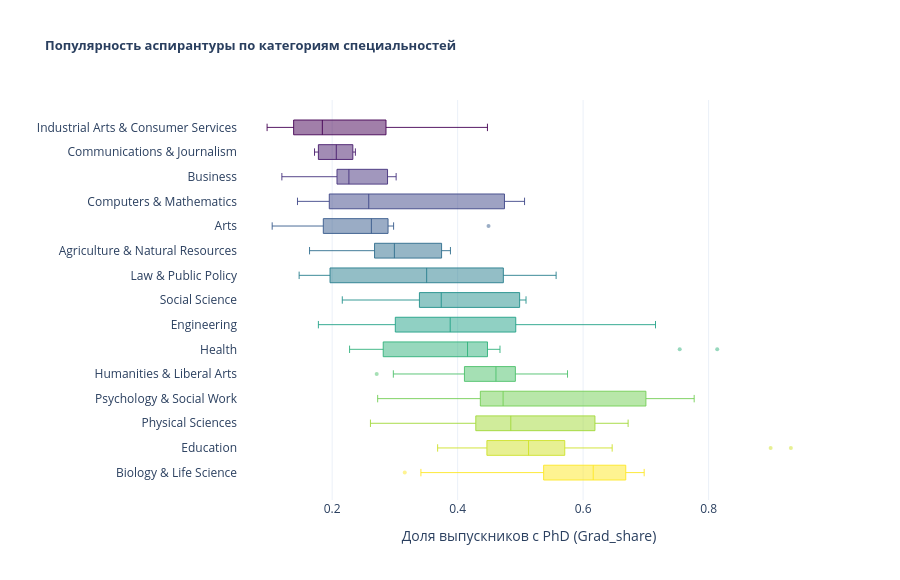

The notebook cell this image was saved under:
### Markdown cell above
$H_0$ — медианные значения `PhD_popularity` по группам `Major_category` не различаются;  
$H_1$ — `PhD_popularity` по группам `Major_category` различаются.

### Code cell
order = (
    df.groupby("Major_category", observed=True)["Grad_share"]
    .median()
    .sort_values(ascending=True)
    .index.tolist()
)

colors = pc.sample_colorscale("Viridis", len(order))
color_map = dict(zip(order, colors))

fig = px.box(
    df,
    y="Major_category",
    x="Grad_share",
    color="Major_category",
    category_orders={"Major_category": order},
    color_discrete_map=color_map,
    labels={
        "Grad_share": "Доля выпускников с PhD (Grad_share)",
        "Major_category": "",
    },
    title="<b>Популярность аспирантуры по категориям специальностей</b>",
    template="plotly_white",
)
fig.update_traces(
    boxpoints="outliers",
    marker=dict(size=4, opacity=0.5),
    line=dict(width=0.9),
    width=0.6,
)
fig.update_layout(
    showlegend=False,
    title_font_size=13,
    width=900,
    height=580,
)
fig.show()

### Figure 1 — Plotly figure (JSON) as saved in the notebook; plotly's stock layout.template omitted (floating-point values rounded to 4 significant figures)
{"data": [{"alignmentgroup": "True", "boxpoints": "outliers", "hovertemplate": "=%{y}<br>Доля выпускников с PhD (Grad_share)=%{x}<extra></extra>", "legendgroup": "Industrial Arts & Consumer Services", "line": {"width": 0.9}, "marker": {"color": "rgb(68, 1, 84)", "opacity": 0.5, "size": 4}, "name": "Industrial Arts & Consumer Services", "notched": false, "offsetgroup": "Industrial Arts & Consumer Services", "orientation": "h", "showlegend": true, "type": "box", "width": 0.6, "x": [0.09632, 0.1259, 0.1768, 0.1844, 0.2824, 0.287, 0.4475], "x0": " ", "xaxis": "x", "y": ["Industrial Arts & Consumer Services", "Industrial Arts & Consumer Services", "Industrial Arts & Consumer Services", "Industrial Arts & Consumer Services", "Industrial Arts & Consumer Services", "Industrial Arts & Consumer Services", "Industrial Arts & Consumer Services"], "y0": " ", "yaxis": "y"}, {"alignmentgroup": "True", "boxpoints": "outliers", "hovertemplate": "=%{y}<br>Доля выпускников с PhD (Grad_share)=%{x}<extra></extra>", "legendgroup": "Communications & Journalism", "line": {"width": 0.9}, "marker": {"color": "rgb(71, 26, 107)", "opacity": 0.5, "size": 4}, "name": "Communications & Journalism", "notched": false, "offsetgroup": "Communications & Journalism", "orientation": "h", "showlegend": true, "type": "box", "width": 0.6, "x": [0.1719, 0.1842, 0.2289, 0.237], "x0": " ", "xaxis": "x", "y": ["Communications & Journalism", "Communications & Journalism", "Communications & Journalism", "Communications & Journalism"], "y0": " ", "yaxis": "y"}, {"alignmentgroup": "True", "boxpoints": "outliers", "hovertemplate": "=%{y}<br>Доля выпускников с PhD (Grad_share)=%{x}<extra></extra>", "legendgroup": "Business", "line": {"width": 0.9}, "marker": {"color": "rgb(69, 49, 125)", "opacity": 0.5, "size": 4}, "name": "Business", "notched": false, "offsetgroup": "Business", "orientation": "h", "showlegend": true, "type": "box", "width": 0.6, "x": [0.1198, 0.1565, 0.1905, 0.2135, 0.2185, 0.2244, 0.2267, 0.2361, 0.2501, 0.288, 0.2893, 0.2925, 0.302], "x0": " ", "xaxis": "x", "y": ["Business", "Business", "Business", "Business", "Business", "Business", "Business", "Business", "Business", "Business", "Business", "Business", "Business"], "y0": " ", "yaxis": "y"}, {"alignmentgroup": "True", "boxpoints": "outliers", "hovertemplate": "=%{y}<br>Доля выпускников с PhD (Grad_share)=%{x}<extra></extra>", "legendgroup": "Computers & Mathematics", "line": {"width": 0.9}, "marker": {"color": "rgb(63, 71, 136)", "opacity": 0.5, "size": 4}, "name": "Computers & Mathematics", "notched": false, "offsetgroup": "Computers & Mathematics", "orientation": "h", "showlegend": true, "type": "box", "width": 0.6, "x": [0.1448, 0.1654, 0.1863, 0.2229, 0.228, 0.2583, 0.3049, 0.4074, 0.4971, 0.4973, 0.5067], "x0": " ", "xaxis": "x", "y": ["Computers & Mathematics", "Computers & Mathematics", "Computers & Mathematics", "Computers & Mathematics", "Computers & Mathematics", "Computers & Mathematics", "Computers & Mathematics", "Computers & Mathematics", "Computers & Mathematics", "Computers & Mathematics", "Computers & Mathematics"], "y0": " ", "yaxis": "y"}, {"alignmentgroup": "True", "boxpoints": "outliers", "hovertemplate": "=%{y}<br>Доля выпускников с PhD (Grad_share)=%{x}<extra></extra>", "legendgroup": "Arts", "line": {"width": 0.9}, "marker": {"color": "rgb(55, 91, 140)", "opacity": 0.5, "size": 4}, "name": "Arts", "notched": false, "offsetgroup": "Arts", "orientation": "h", "showlegend": true, "type": "box", "width": 0.6, "x": [0.1044, 0.1743, 0.1974, 0.2511, 0.274, 0.2802, 0.2979, 0.4492], "x0": " ", "xaxis": "x", "y": ["Arts", "Arts", "Arts", "Arts", "Arts", "Arts", "Arts", "Arts"], "y0": " ", "yaxis": "y"}, {"alignmentgroup": "True", "boxpoints": "outliers", "hovertemplate": "=%{y}<br>Доля выпускников с PhD (Grad_share)=%{x}<extra></extra>", "legendgroup": "Agriculture & Natural Resources", "line": {"width": 0.9}, "marker": {"color": "rgb(47, 110, 142)", "opacity": 0.5, "size": 4}, "name": "Agriculture & Natural Resources", "notched": false, "offsetgroup": "Agriculture & Natural Resources", "orientation": "h", "showlegend": true, "type": "box", "width": 0.6, "x": [0.164, 0.2633, 0.2676, 0.2758, 0.2891, 0.3093, 0.3482, 0.3744, 0.3834, 0.3885], "x0": " ", "xaxis": "x", "y": ["Agriculture & Natural Resources", "Agriculture & Natural Resources", "Agriculture & Natural Resources", "Agriculture & Natural Resources", "Agriculture & Natural Resources", "Agriculture & Natural Resources", "Agriculture & Natural Resources", "Agriculture & Natural Resources", "Agriculture & Natural Resources", "Agriculture & Natural Resources"], "y0": " ", "yaxis": "y"}, {"alignmentgroup": "True", "boxpoints": "outliers", "hovertemplate": "=%{y}<br>Доля выпускников с PhD (Grad_share)=%{x}<extra></extra>", "legendgroup": "Law & Public Policy", "line": {"width": 0.9}, "marker": {"color": "rgb(40, 126, 142)", "opacity": 0.5, "size": 4}, "name": "Law & Public Policy", "notched": false, "offsetgroup": "Law & Public Policy", "orientation": "h", "showlegend": true, "type": "box", "width": 0.6, "x": [0.1474, 0.213, 0.3506, 0.4448, 0.557], "x0": " ", "xaxis": "x", "y": ["Law & Public Policy", "Law & Public Policy", "Law & Public Policy", "Law & Public Policy", "Law & Public Policy"], "y0": " ", "yaxis": "y"}, {"alignmentgroup": "True", "boxpoints": "outliers", "hovertemplate": "=%{y}<br>Доля выпускников с PhD (Grad_share)=%{x}<extra></extra>", "legendgroup": "Social Science", "line": {"width": 0.9}, "marker": {"color": "rgb(34, 144, 140)", "opacity": 0.5, "size": 4}, "name": "Social Science", "notched": false, "offsetgroup": "Social Science", "orientation": "h", "showlegend": true, "type": "box", "width": 0.6, "x": [0.2162, 0.3241, 0.3441, 0.3703, 0.3739, 0.4249, 0.4959, 0.5077, 0.509], "x0": " ", "xaxis": "x", "y": ["Social Science", "Social Science", "Social Science", "Social Science", "Social Science", "Social Science", "Social Science", "Social Science", "Social Science"], "y0": " ", "yaxis": "y"}, {"alignmentgroup": "True", "boxpoints": "outliers", "hovertemplate": "=%{y}<br>Доля выпускников с PhD (Grad_share)=%{x}<extra></extra>", "legendgroup": "Engineering", "line": {"width": 0.9}, "marker": {"color": "rgb(34, 162, 135)", "opacity": 0.5, "size": 4}, "name": "Engineering", "notched": false, "offsetgroup": "Engineering", "orientation": "h", "showlegend": true, "type": "box", "width": 0.6, "x": [0.178, 0.1965, 0.197, 0.2365, 0.2457, 0.259, 0.2881, 0.3048, 0.3272, 0.3465, 0.3573, 0.3674, 0.3676, 0.3677, 0.3881, 0.3978, 0.3987, 0.4067, 0.428, 0.4296, 0.4583, 0.4924, 0.4934, 0.5162, 0.521, 0.5336, 0.5477, 0.6419, 0.7154], "x0": " ", "xaxis": "x", "y": ["Engineering", "Engineering", "Engineering", "Engineering", "Engineering", "Engineering", "Engineering", "Engineering", "Engineering", "Engineering", "Engineering", "Engineering", "Engineering", "Engineering", "Engineering", "Engineering", "Engineering", "Engineering", "Engineering", "Engineering", "Engineering", "Engineering", "Engineering", "Engineering", "Engineering", "Engineering", "Engineering", "Engineering", "Engineering"], "y0": " ", "yaxis": "y"}, {"alignmentgroup": "True", "boxpoints": "outliers", "hovertemplate": "=%{y}<br>Доля выпускников с PhD (Grad_share)=%{x}<extra></extra>", "legendgroup": "Health", "line": {"width": 0.9}, "marker": {"color": "rgb(48, 178, 124)", "opacity": 0.5, "size": 4}, "name": "Health", "notched": false, "offsetgroup": "Health", "orientation": "h", "showlegend": true, "type": "box", "width": 0.6, "x": [0.2278, 0.238, 0.2537, 0.309, 0.3774, 0.4153, 0.4162, 0.4194, 0.4277, 0.4675, 0.754, 0.8137], "x0": " ", "xaxis": "x", "y": ["Health", "Health", "Health", "Health", "Health", "Health", "Health", "Health", "Health", "Health", "Health", "Health"], "y0": " ", "yaxis": "y"}, {"alignmentgroup": "True", "boxpoints": "outliers", "hovertemplate": "=%{y}<br>Доля выпускников с PhD (Grad_share)=%{x}<extra></extra>", "legendgroup": "Humanities & Liberal Arts", "line": {"width": 0.9}, "marker": {"color": "rgb(77, 193, 107)", "opacity": 0.5, "size": 4}, "name": "Humanities & Liberal Arts", "notched": false, "offsetgroup": "Humanities & Liberal Arts", "orientation": "h", "showlegend": true, "type": "box", "width": 0.6, "x": [0.271, 0.2975, 0.3882, 0.4081, 0.4191, 0.4288, 0.4565, 0.4611, 0.464, 0.4694, 0.4817, 0.4955, 0.4991, 0.5305, 0.5752], "x0": " ", "xaxis": "x", "y": ["Humanities & Liberal Arts", "Humanities & Liberal Arts", "Humanities & Liberal Arts", "Humanities & Liberal Arts", "Humanities & Liberal Arts", "Humanities & Liberal Arts", "Humanities & Liberal Arts", "Humanities & Liberal Arts", "Humanities & Liberal Arts", "Humanities & Liberal Arts", "Humanities & Liberal Arts", "Humanities & Liberal Arts", "Humanities & Liberal Arts", "Humanities & Liberal Arts", "Humanities & Liberal Arts"], "y0": " ", "yaxis": "y"}, {"alignmentgroup": "True", "boxpoints": "outliers", "hovertemplate": "=%{y}<br>Доля выпускников с PhD (Grad_share)=%{x}<extra></extra>", "legendgroup": "Psychology & Social Work", "line": {"width": 0.9}, "marker": {"color": "rgb(115, 207, 85)", "opacity": 0.5, "size": 4}, "name": "Psychology & Social Work", "notched": false, "offsetgroup": "Psychology & Social Work", "orientation": "h", "showlegend": true, "type": "box", "width": 0.6, "x": [0.2725, 0.4047, 0.4467, 0.4637, 0.4725, 0.5202, 0.6817, 0.7554, 0.777], "x0": " ", "xaxis": "x", "y": ["Psychology & Social Work", "Psychology & Social Work", "Psychology & Social Work", "Psychology & Social Work", "Psychology & Social Work", "Psychology & Social Work", "Psychology & Social Work", "Psychology & Social Work", "Psychology & Social Work"], "y0": " ", "yaxis": "y"}, {"alignmentgroup": "True", "boxpoints": "outliers", "hovertemplate": "=%{y}<br>Доля выпускников с PhD (Grad_share)=%{x}<extra></extra>", "legendgroup": "Physical Sciences", "line": {"width": 0.9}, "marker": {"color": "rgb(161, 217, 56)", "opacity": 0.5, "size": 4}, "name": "Physical Sciences", "notched": false, "offsetgroup": "Physical Sciences", "orientation": "h", "showlegend": true, "type": "box", "width": 0.6, "x": [0.261, 0.3574, 0.4289, 0.466, 0.4843, 0.4852, 0.5303, 0.6189, 0.6223, 0.6717], "x0": " ", "xaxis": "x", "y": ["Physical Sciences", "Physical Sciences", "Physical Sciences", "Physical Sciences", "Physical Sciences", "Physical Sciences", "Physical Sciences", "Physical Sciences", "Physical Sciences", "Physical Sciences"], "y0": " ", "yaxis": "y"}, {"alignmentgroup": "True", "boxpoints": "outliers", "hovertemplate": "=%{y}<br>Доля выпускников с PhD (Grad_share)=%{x}<extra></extra>", "legendgroup": "Education", "line": {"width": 0.9}, "marker": {"color": "rgb(207, 225, 41)", "opacity": 0.5, "size": 4}, "name": "Education", "notched": false, "offsetgroup": "Education", "orientation": "h", "showlegend": true, "type": "box", "width": 0.6, "x": [0.3681, 0.4272, 0.429, 0.4449, 0.4484, 0.4564, 0.465, 0.5011, 0.5249, 0.5407, 0.5606, 0.5627, 0.5787, 0.6463, 0.8989, 0.9312], "x0": " ", "xaxis": "x", "y": ["Education", "Education", "Education", "Education", "Education", "Education", "Education", "Education", "Education", "Education", "Education", "Education", "Education", "Education", "Education", "Education"], "y0": " ", "yaxis": "y"}, {"alignmentgroup": "True", "boxpoints": "outliers", "hovertemplate": "=%{y}<br>Доля выпускников с PhD (Grad_share)=%{x}<extra></extra>", "legendgroup": "Biology & Life Science", "line": {"width": 0.9}, "marker": {"color": "rgb(253, 231, 37)", "opacity": 0.5, "size": 4}, "name": "Biology & Life Science", "notched": false, "offsetgroup": "Biology & Life Science", "orientation": "h", "showlegend": true, "type": "box", "width": 0.6, "x": [0.3158, 0.3415, 0.5201, 0.5371, 0.5704, 0.5901, 0.6019, 0.6303, 0.6481, 0.6627, 0.668, 0.6736, 0.6876, 0.6973], "x0": " ", "xaxis": "x", "y": ["Biology & Life Science", "Biology & Life Science", "Biology & Life Science", "Biology & Life Science", "Biology & Life Science", "Biology & Life Science", "Biology & Life Science", "Biology & Life Science", "Biology & Life Science", "Biology & Life Science", "Biology & Life Science", "Biology & Life Science", "Biology & Life Science", "Biology & Life Science"], "y0": " ", "yaxis": "y"}], "layout": {"boxmode": "overlay", "height": 580, "legend": {"title": {"text": ""}, "tracegroupgap": 0}, "showlegend": false, "title": {"font": {"size": 13}, "text": "<b>Популярность аспирантуры по категориям специальностей</b>"}, "width": 900, "xaxis": {"anchor": "y", "domain": [0, 1], "title": {"text": "Доля выпускников с PhD (Grad_share)"}}, "yaxis": {"anchor": "x", "categoryarray": ["Biology & Life Science", "Education", "Physical Sciences", "Psychology & Social Work", "Humanities & Liberal Arts", "Health", "Engineering", "Social Science", "Law & Public Policy", "Agriculture & Natural Resources", "Arts", "Computers & Mathematics", "Business", "Communications & Journalism", "Industrial Arts & Consumer Services"], "categoryorder": "array", "domain": [0, 1], "title": {"text": ""}}}}
